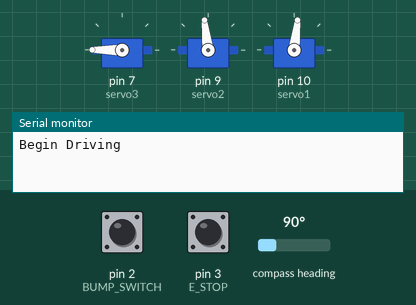
Bench run of a sketch on a simulated Arduino Uno, built with avr-gcc and run on an emulated ATmega328P. Shown: 3 × servo, the last lines printed to the serial monitor. The inputs (shaded band) are chosen by the test bench; at power-on: pin 2 (BUMP_SWITCH) HIGH, pin 3 (E_STOP) HIGH, compass heading 90°.

Above: at 1.7 s.
1.8 s: pin 2 (BUMP_SWITCH) pulled LOW for 0.15 s
At 1.95 s:
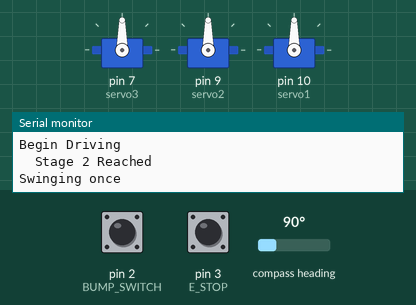
At 2.7 s:
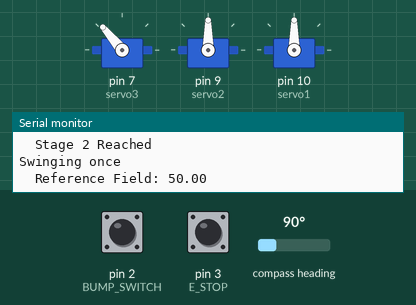
3.6 s: pin 3 (E_STOP) pulled LOW for 0.15 s
At 3.9 s:
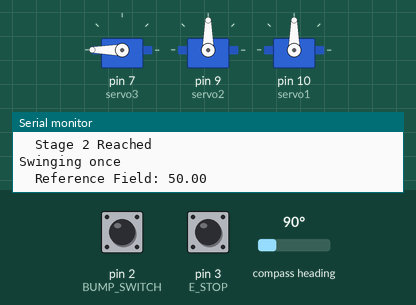
Timing chart, 0 to 6.6 s (numbered marks = the images above; inputs shaded):
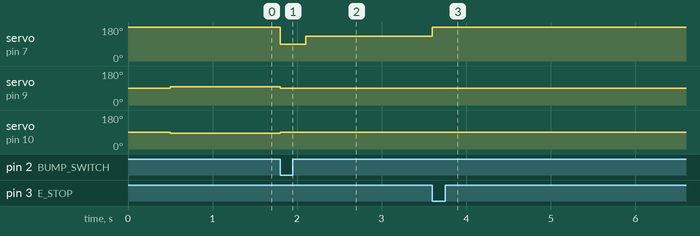

The sketch:

pinky_v2.ino
```cpp
/*
 * This code is uploaded on the Arduino UNO for Pinky functionality.
 *
 * Authors: Brett Farris and Bryan LaGrone
 */

#include <Wire.h>
#include <Adafruit_Sensor.h>
#include <Adafruit_HMC5883_U.h>

#include <AFMotor.h>
#include <Servo.h>

#define delta_field 13
#define field_fall_time 300

// Wheels
Servo servo1; // Right wheel
Servo servo2; // Left wheel

// Hit Stick
Servo servo3;

// Bump Switch
#define BUMP_SWITCH 2
#define E_STOP 3 // Starting push button

// Assign and ID to the magnetic field sensor
Adafruit_HMC5883_Unified mag = Adafruit_HMC5883_Unified(12345);

// Keeps track of four subsequent strikes over 30 seconds
int strike_count = 0;

// reference coordinates
double ref_vect = 0;

// updating coordinates
double new_vect = 0;

// E_Stop check
int stop_check = 0; // 1: E_STOP pressed

void setup() {

  Serial.begin(115200);  // set up Serial library at 115200 bps

  /* Initialise the sensor */
  if(!mag.begin())
  {
    /* There was a problem detecting the HMC5883 ... check your connections */
    Serial.println("Ooops, no HMC5883 detected ... Check your wiring!");
    while(1);
  }
  delay(500);

  // attach servos
  servo3.attach(7);
  servo2.attach(9);
  servo1.attach(10);

  // initialize bump switch
  pinMode(BUMP_SWITCH, INPUT_PULLUP);
  pinMode(E_STOP, INPUT_PULLUP); // Emergency stop

  // attach emergency stop interrupt
  attachInterrupt(digitalPinToInterrupt(E_STOP),STOP, FALLING);

  // Initialize hit stick
  servo3.write(180);

  // Stop wheels
  servo2.write(90);
  servo1.write(90);

}


// Test the servo
void loop() {

  // Used to control when Pinky starts via the serial monitor
  // To start pinky, simply type in "s" and send
  while (stop_check == 0){

    // Beginning course run
    Serial.print("Begin Driving\n");

    // Drive to Stage 2
    while (digitalRead(BUMP_SWITCH) == HIGH){

      // check for E_STOP
      if (stop_check == 1){
        break;
      }
      // Drive to Stage 2
      servo2.write(97);
      servo1.write(83);
    }

    // Stage 2 reached, stop driving
    servo2.write(90);
    servo1.write(90);

    servo2.detach();
    servo1.detach();

    // check for E_STOP
    if (stop_check == 1){
        break;
    }

    // Telling user that stage 2 has been reached
    Serial.print("\tStage 2 Reached\n");

    // First of five strikes
    servo3.write(90);
    Serial.println("Swinging once");
    delay(300); // Time for hit to contact and then wait
    servo3.write(130); // come back
    delay(500);

    // check for E_STOP
    if (stop_check == 1){
      break;
    }

    // Get reference coordinates
    sensors_event_t event;
    mag.getEvent(&event);
    ref_vect = sqrt(event.magnetic.x * event.magnetic.x + event.magnetic.y * event.magnetic.y +event.magnetic.z * event.magnetic.z);

    // Printing out reference field
    Serial.print("\tReference Field: ");
    Serial.println(ref_vect);

    // Four more strikes possible
    while (strike_count < 4){

      // check for E_STOP
      if (stop_check == 1){
        break;
      }
      // Get new magnetic value
      sensors_event_t event;
      mag.getEvent(&event);
      new_vect = sqrt(event.magnetic.x * event.magnetic.x + event.magnetic.y * event.magnetic.y +event.magnetic.z * event.magnetic.z);

      // Checking magnetic vector magnitude
      if (new_vect - ref_vect > delta_field || new_vect - ref_vect < -delta_field){
        servo3.write(90); // strike
        delay(300); // Time for hit to contact and then wait
        servo3.write(130); // pull back
        delay(500);

        strike_count = strike_count + 1;

        Serial.print(strike_count, DEC);
        Serial.println(" Strike Occurred");
        Serial.print("\tField Change: ");
        Serial.println(new_vect);


        /*
         *  Field turns off when hit is detected; minimal field "off" time is 1 second.
         *  Thus, need to get a new reference and be waiting sooner than 1 second.
        */

        while (true) {

          // check for E_STOP
          if (stop_check == 1){
            break;
          }

          // Get new reference magnetic vector
          sensors_event_t event;
          mag.getEvent(&event);
          ref_vect = sqrt(event.magnetic.x * event.magnetic.x + event.magnetic.y * event.magnetic.y +event.magnetic.z * event.magnetic.z);

          // Waiting to assign new field value until magnetic field has been turned off
          if (new_vect - ref_vect > delta_field || new_vect - ref_vect < -delta_field){
            delay(field_fall_time); // Used to prevent sudden hits when the magnetic field is still dropping, will probably need finer tuning on timing.
            break;
          }
        }
        sensors_event_t event;
        mag.getEvent(&event);
        ref_vect = sqrt(event.magnetic.x * event.magnetic.x + event.magnetic.y * event.magnetic.y +event.magnetic.z * event.magnetic.z);

        Serial.print("\tNew Reference: ");
        Serial.println(ref_vect);

      }
    }
    stop_check = 1;
    servo3.write(180);
  }
}


void STOP(){

   // Emergency Stop Pressed
   stop_check = 1;
   // Press reset to restart
}
```

Measured:
- after the input at 1.8 s, servo on pin 7 (servo3): 180° → 90° at once, → 130° 0.30 s later; servo on pin 9 (servo2): 97° → 90° at once; servo on pin 10 (servo1): 83° → 90° at once
- after the input at 3.6 s, servo on pin 7 (servo3): 130° → 180° at once
